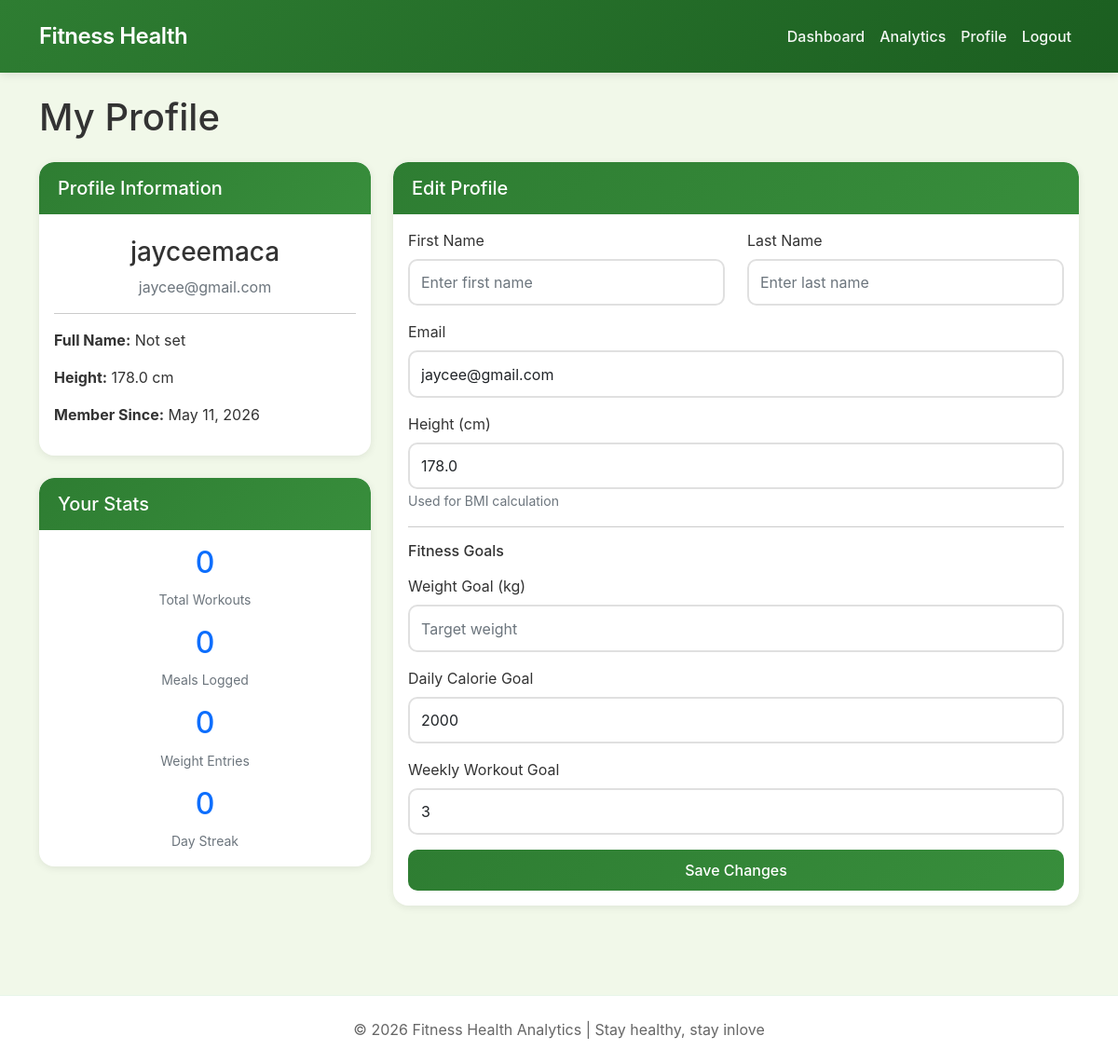
The app's page /users/profile/ (signed in) with its own data.
### users/models.py (models this page shows, shortened)
class CustomUser(AbstractUser):
    ROLE_CHOICES = (
        ('user', 'Regular User'),
        ('admin', 'Administrator'),
    )
    role = models.CharField(max_length=10, choices=ROLE_CHOICES, default='user')
    height = models.FloatField(help_text="Height in centimeters", null=True, blank=True)
    date_of_birth = models.DateField(null=True, blank=True)
    def is_admin_user(self):
        return self.role == 'admin' or self.is_superuser

class UserProfile(models.Model):
    user = models.OneToOneField(CustomUser, on_delete=models.CASCADE, related_name='profile')
    weight_goal = models.FloatField(help_text="Target weight in kg", null=True, blank=True)
    daily_calorie_goal = models.IntegerField(help_text="Daily calorie intake target", default=2000)
    workout_goal_weekly = models.IntegerField(help_text="Weekly workout sessions target", default=3)
    created_at = models.DateTimeField(auto_now_add=True)
    updated_at = models.DateTimeField(auto_now=True)

### users/views.py (the view, shortened to what this page needs)
# urls.py: path('profile/', views.profile_view, name='profile'),
@login_required
def profile_view(request):
    profile, created = UserProfile.objects.get_or_create(user=request.user)
    total_workouts = Workout.objects.filter(user=request.user).count()
    total_meals = Meal.objects.filter(user=request.user).count()
    total_weight_entries = HealthData.objects.filter(user=request.user).count()
    week_ago = date.today() - timedelta(days=7)
    weekly_workouts = Workout.objects.filter(user=request.user, date__gte=week_ago).count()
    latest_weight = HealthData.objects.filter(user=request.user).order_by('-date').first()
    bmi = None
    bmi_category = None
    active_goals = FitnessGoal.objects.filter(user=request.user).exclude(status='completed')
    completed_goals = FitnessGoal.objects.filter(user=request.user, status='completed').count()
    total_goals = FitnessGoal.objects.filter(user=request.user).count()
    streak = 0
    workouts = Workout.objects.filter(user=request.user).order_by('-date')
    context = {
        'profile': profile,
        'user': request.user,
        'total_workouts': total_workouts,
        'total_meals': total_meals,
        'total_weight_entries': total_weight_entries,
        'weekly_workouts': weekly_workouts,
        'latest_weight': latest_weight,
        'bmi': bmi,
        'bmi_category': bmi_category,
        'active_goals': active_goals,
        'completed_goals': completed_goals,
        'total_goals': total_goals,
        'streak': streak,
    }
    return render(request, 'users/profile.html', context)

### templates/users/profile.html (shortened to what this page needs)
{% extends 'base.html' %}
{% load static %}
{% block content %}
<div class="row">
    <div class="col-md-12">
        <h1 class="mb-4">My Profile</h1>
    </div>
</div>
<div class="row">
    <div class="col-md-4">
        <div class="card mb-4">
            <div class="card-header">
                <h5 class="mb-0">Profile Information</h5>
            </div>
            <div class="card-body text-center">
                <div class="mb-3">
                    <h3 class="mt-2">{{ user.username }}</h3>
                    <p class="text-muted">{{ user.email }}</p>
                </div>
                <hr>
                <div class="text-start">
                    <p><strong>Full Name:</strong> {{ user.get_full_name|default:"Not set" }}</p>
                    <p><strong>Height:</strong> {{ user.height|default:"Not set" }} cm</p>
                    <p><strong>Member Since:</strong> {{ user.date_joined|date:"F j, Y" }}</p>
                </div>
            </div>
        </div>
        <div class="card mb-4">
            <div class="card-header">
                <h5 class="mb-0">Your Stats</h5>
            </div>
            <div class="card-body">
                <div class="mb-3 text-center">
                    <h2 class="text-primary">{{ total_workouts }}</h2>
                    <small class="text-muted">Total Workouts</small>
                </div>
                <div class="mb-3 text-center">
                    <h2 class="text-primary">{{ total_meals }}</h2>
                    <small class="text-muted">Meals Logged</small>
                </div>
                <div class="mb-3 text-center">
                    <h2 class="text-primary">{{ total_weight_entries }}</h2>
                    <small class="text-muted">Weight Entries</small>
                </div>
                <div class="text-center">
                    <h2 class="text-primary">{{ streak }}</h2>
                    <small class="text-muted">Day Streak</small>
                </div>
            </div>
        </div>
    </div>
    <div class="col-md-8">
        <div class="card mb-4">
            <div class="card-header">
                <h5 class="mb-0">Edit Profile</h5>
            </div>
            <div class="card-body">
                <form method="post">
                    <div class="row mb-3">
                        <div class="col-md-6">
                            <label class="form-label">First Name</label>
                            <input type="text" name="first_name" class="form-control"
                                   value="{{ user.first_name }}" placeholder="Enter first name">
                        </div>
                        <div class="col-md-6">
                            <label class="form-label">Last Name</label>
                            <input type="text" name="last_name" class="form-control"
                                   value="{{ user.last_name }}" placeholder="Enter last name">
                        </div>
                    </div>
                    <div class="mb-3">
                        <label class="form-label">Email</label>
                        <input type="email" name="email" class="form-control"
                               value="{{ user.email }}" required>
                    </div>
                    <div class="mb-3">
                        <label class="form-label">Height (cm)</label>
                        <input type="number" name="height" class="form-control"
                               value="{{ user.height }}" step="0.1" placeholder="e.g., 175">
                        <small class="text-muted">Used for BMI calculation</small>
                    </div>
                    <hr>
                    <h6 class="mb-3">Fitness Goals</h6>
                    <div class="mb-3">
                        <label class="form-label">Weight Goal (kg)</label>
                        <input type="number" name="weight_goal" class="form-control"
                               value="{{ profile.weight_goal }}" step="0.1" placeholder="Target weight">
                    </div>
                    <div class="mb-3">
                        <label class="form-label">Daily Calorie Goal</label>
                        <input type="number" name="daily_calorie_goal" class="form-control"
                               value="{{ profile.daily_calorie_goal|default:2000 }}" placeholder="Daily calorie target">
                    </div>
                    <div class="mb-3">
                        <label class="form-label">Weekly Workout Goal</label>
                        <input type="number" name="workout_goal_weekly" class="form-control"
                               value="{{ profile.workout_goal_weekly|default:3 }}" placeholder="Workouts per week">
                    </div>
                    <div class="d-grid">
                        <button type="submit" class="btn btn-primary">Save Changes</button>
                    </div>
                </form>
            </div>
        </div>
    </div>
</div>
{% endblock %}

### templates/base.html (style rules this page uses)
:root { --primary-green: #2e7d32; --primary-dark: #1b5e20; --primary-light: #e8f5e9; --primary-soft: #4caf50; --text-dark: #1b5e20; --text-light: #6c757d; --success-green: #2e7d32; --hover-green: #1b5e20; }
* { margin: 0; padding: 0; box-sizing: border-box; }
body { font-family: -apple-system, BlinkMacSystemFont, 'Segoe UI', Roboto, Oxygen, Ubuntu, sans-serif; background: #f1f8e9; color: #333; }
.card { border: none; border-radius: 16px; box-shadow: 0 2px 8px rgba(0, 0, 0, 0.08); transition: transform 0.2s, box-shadow 0.2s; background: white; overflow: hidden; }
.card-header { background: linear-gradient(135deg, #2e7d32 0%, #388e3c 100%); color: white; border-radius: 16px 16px 0 0 !important; padding: 1rem 1.25rem; font-weight: 600; border: none; }
.btn-primary { background: linear-gradient(135deg, #2e7d32 0%, #388e3c 100%); border: none; padding: 0.6rem 1.2rem; border-radius: 10px; transition: all 0.2s; font-weight: 500; }
.form-control, .form-select { border: 2px solid #e0e0e0; border-radius: 10px; padding: 0.7rem 0.75rem; transition: all 0.2s; }
.card, .stat-card { animation: fadeInUp 0.4s ease-out; }

### records on screen
CustomUser: username "jayceemaca", email "jaycee@gmail.com", get_full_name "Not set", height "178.0", date_joined "May 11, 2026"
UserProfile: daily_calorie_goal "2000", workout_goal_weekly "3"

### other values on screen
{{ total_workouts }} "0"
{{ total_meals }} "0"
{{ total_weight_entries }} "0"
{{ streak }} "0"
